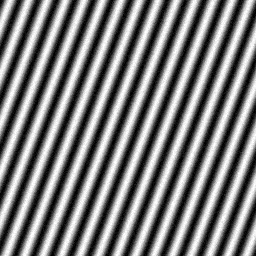
#> input picture data/images/fringe_000.png, 256 x 256 px; its folder holds only this picture in this run
$ python visibility.py
#> lines starting #> are read from the running program, lines starting #| are printed output that depends on the picture; long printed decimals are rounded
#> in process_fringe_images, img is the input picture: shape (256, 256); min 0, max 255, mean 127.5
"""
Fringe visibility and phase computation module.
Analyzes fringe pattern images to extract visibility (contrast)
and phase information for each baseline.
"""

import os
import glob
import numpy as np
import cv2
import pandas as pd
import matplotlib.pyplot as plt

DATA_DIR = os.path.join(os.path.dirname(__file__), "..", "data")
IMAGES_DIR = os.path.join(DATA_DIR, "images")
OUTPUT_CSV = os.path.join(DATA_DIR, "visibility.csv")
OUTPUT_PLOT_DIR = os.path.join(DATA_DIR, "plots")


def compute_visibility(image):
    """
    Compute fringe visibility and phase from a fringe image.

    Visibility = (I_max - I_min) / (I_max + I_min)
    Phase is estimated via FFT peak detection along dominant frequency.
    """
    img = image.astype(np.float64)

    # Visibility from intensity statistics
    i_max = np.percentile(img, 99)
#> i_max = 255
    i_min = np.percentile(img, 1)
#> i_min = 0
    if (i_max + i_min) > 0:
        visibility = (i_max - i_min) / (i_max + i_min)
#> visibility = 1
    else:
        visibility = 0.0

    # Phase and spatial frequency from 2D FFT
    fft2 = np.fft.fft2(img)
    fft_shifted = np.fft.fftshift(fft2)
    magnitude = np.abs(fft_shifted)

    cy, cx = magnitude.shape[0] // 2, magnitude.shape[1] // 2
#> cy = 128; cx = 128
    # Zero out DC component
    magnitude[cy-2:cy+3, cx-2:cx+3] = 0
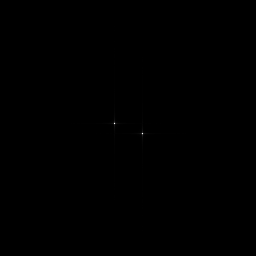
#> magnitude: shape (256, 256) float64; min 0, max 3515036.3, mean 2504; drawn with min black and max white

    peak_idx = np.unravel_index(np.argmax(magnitude), magnitude.shape)
#> peak_idx = (133, 142)
    freq_y = (peak_idx[0] - cy) / magnitude.shape[0]
#> freq_y = 0.0195
    freq_x = (peak_idx[1] - cx) / magnitude.shape[1]
#> freq_x = 0.0547
    spatial_freq = np.sqrt(freq_x**2 + freq_y**2)
#> spatial_freq = 0.0581
    angle = np.arctan2(freq_y, freq_x)
#> angle = 0.343

    phase = np.angle(fft_shifted[peak_idx[0], peak_idx[1]])
#> phase = -3

    return {
        "visibility": round(float(visibility), 4),
        "phase_rad": round(float(phase), 4),
        "spatial_freq": round(float(spatial_freq), 6),
        "fringe_angle_deg": round(float(np.degrees(angle)), 2),
    }


def process_fringe_images():
    """Process all fringe images and return a DataFrame of measurements."""
    os.makedirs(OUTPUT_PLOT_DIR, exist_ok=True)
    fringe_files = sorted(glob.glob(os.path.join(IMAGES_DIR, "fringe_*.png")))
    if not fringe_files:
        print("No fringe images found. Run synthetic_data.py first.")
        return pd.DataFrame()

    results = []
    for fpath in fringe_files:
        fname = os.path.basename(fpath)
        img = cv2.imread(fpath, cv2.IMREAD_GRAYSCALE)
        if img is None:
            continue
        meas = compute_visibility(img)
#> meas = {'visibility': 1, 'phase_rad': -3, 'spatial_freq': 0.0581, 'fringe_angle_deg': 19.65}
        meas["file"] = fname
        results.append(meas)
        print(f"  {fname}: V={meas['visibility']:.3f}, phase={meas['phase_rad']:.3f} rad")
#|   fringe_000.png: V=1.000, phase=-3.000 rad

    df = pd.DataFrame(results)
#> df = table of 1 rows and 5 columns
    if not df.empty:
        df.to_csv(OUTPUT_CSV, index=False)
        print(f"Visibility data saved to {OUTPUT_CSV}")

        # Plot visibility vs spatial frequency
        fig, axes = plt.subplots(1, 2, figsize=(10, 4))
        axes[0].bar(range(len(df)), df["visibility"], color="steelblue")
        axes[0].set_xlabel("Baseline index")
        axes[0].set_ylabel("Visibility")
        axes[0].set_title("Fringe Visibility per Baseline")

        axes[1].scatter(df["spatial_freq"], df["visibility"], c=df["phase_rad"], cmap="hsv", s=60)
        axes[1].set_xlabel("Spatial Frequency")
        axes[1].set_ylabel("Visibility")
        axes[1].set_title("Visibility vs Frequency (color=phase)")
        plt.colorbar(axes[1].collections[0], ax=axes[1], label="Phase (rad)")

        fig.tight_layout()
        plot_path = os.path.join(OUTPUT_PLOT_DIR, "visibility_summary.png")
        fig.savefig(plot_path, dpi=120, bbox_inches="tight")
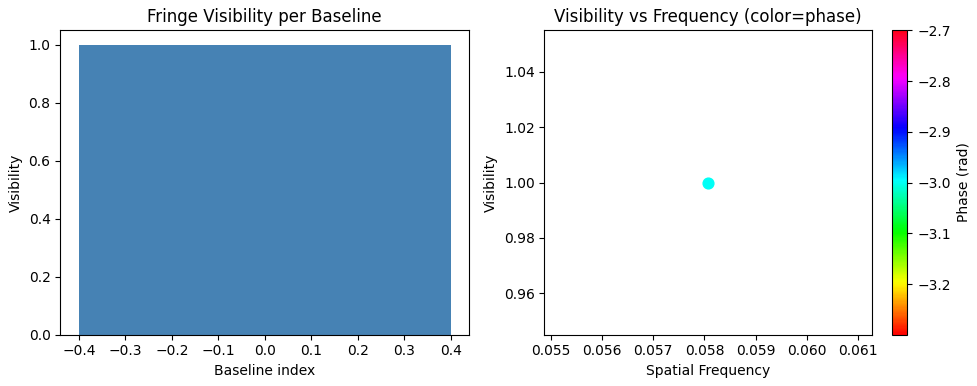
#> figure drawn by matplotlib, 3 panels
        plt.close(fig)
        print(f"Summary plot saved to {plot_path}")

    return df


def main():
    print("=== Fringe Visibility & Phase ===")
    df = process_fringe_images()
#> df = table of 1 rows and 5 columns
    if not df.empty:
        print(f"\nSummary:\n{df[['visibility', 'phase_rad', 'spatial_freq']].describe()}")
#| Summary:
#|        visibility  phase_rad  spatial_freq
#| count         1.0     1.0000      1.000
#| mean          1.0    -2.9999      0.05807
#| std           NaN        NaN           NaN
#| min           1.0    -2.9999      0.05807
#| 25%           1.0    -2.9999      0.05807
#| 50%           1.0    -2.9999      0.05807
#| 75%           1.0    -2.9999      0.05807
#| max           1.0    -2.9999      0.05807


if __name__ == "__main__":
    main()

$ run again, on data/images/fringe_004.png
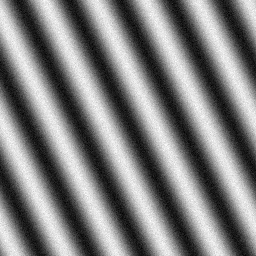
#> input picture data/images/fringe_004.png, 256 x 256 px
#> in process_fringe_images, img is the input picture: shape (256, 256); min 0, max 255, mean 127.6
#> i_max = 241
#> i_min = 14
#> visibility = 0.89
#> peak_idx = (126, 133)
#> freq_y = -0.00781
#> freq_x = 0.0195
#> spatial_freq = 0.021
#> angle = -0.381
#> phase = -0.418
#> meas = {'visibility': 0.89, 'phase_rad': -0.418, 'spatial_freq': 0.021, 'fringe_angle_deg': -21.8}
#|   fringe_004.png: V=0.890, phase=-0.418 rad
#> in process_fringe_images, `df = pd.DataFrame(results)`: df = table of 1 rows and 5 columns
#> in process_fringe_images, `fig.savefig(plot_path, dpi=120, bbox_inches="tight")`:
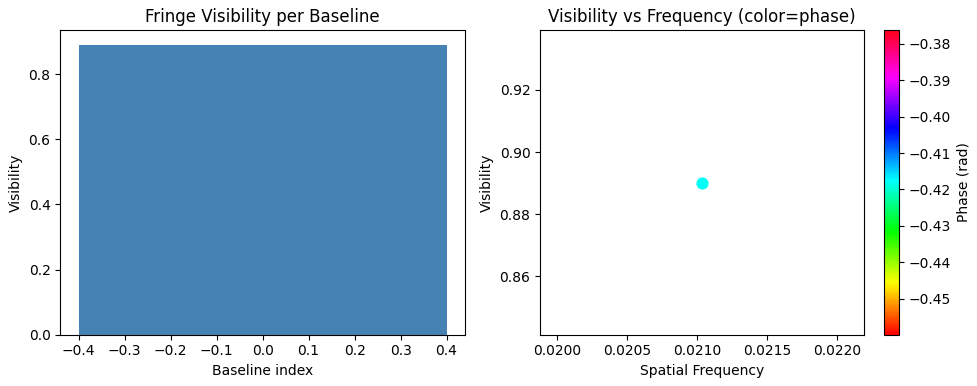
#> figure drawn by matplotlib, 3 panels
#| Summary:
#|        visibility  phase_rad  spatial_freq
#| count      1.0000     1.0000      1.000
#| mean       0.8902    -0.4181      0.02104
#| std           NaN        NaN           NaN
#| min        0.8902    -0.4181      0.02104
#> (further printed lines are left out)

$ run again, on data/images/fringe_005.png
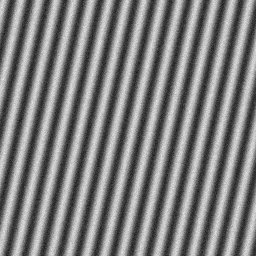
#> input picture data/images/fringe_005.png, 256 x 256 px
#> in process_fringe_images, img is the input picture: shape (256, 256); min 22, max 236, mean 127.6
#> i_max = 217
#> i_min = 38
#> visibility = 0.702
#> peak_idx = (125, 113)
#> freq_y = -0.0117
#> freq_x = -0.0586
#> spatial_freq = 0.0598
#> angle = -2.94
#> phase = 1.59
#> meas = {'visibility': 0.702, 'phase_rad': 1.59, 'spatial_freq': 0.0598, 'fringe_angle_deg': -168.7}
#|   fringe_005.png: V=0.702, phase=1.593 rad
#> in process_fringe_images, `df = pd.DataFrame(results)`: df = table of 1 rows and 5 columns
#> in process_fringe_images, `fig.savefig(plot_path, dpi=120, bbox_inches="tight")`:
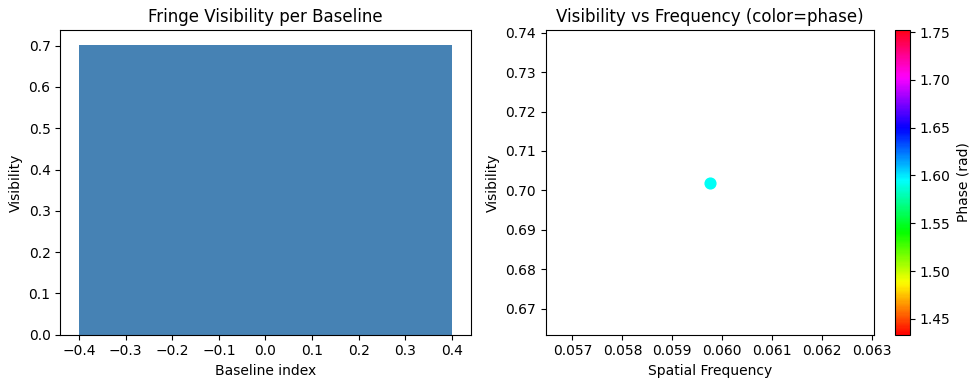
#> figure drawn by matplotlib, 3 panels
#| Summary:
#|        visibility  phase_rad  spatial_freq
#| count       1.000     1.0000      1.000
#| mean        0.702     1.5926      0.05975
#| std           NaN        NaN           NaN
#| min         0.702     1.5926      0.05975
#> (further printed lines are left out)

$ run again, on data/images/fringe_006.png
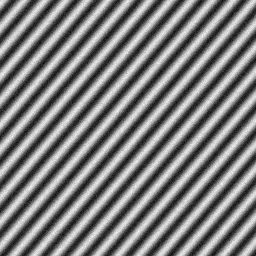
#> input picture data/images/fringe_006.png, 256 x 256 px
#> in process_fringe_images, img is the input picture: shape (256, 256); min 7, max 255, mean 127.4
#> i_max = 232
#> i_min = 23
#> visibility = 0.82
#> peak_idx = (117, 116)
#> freq_y = -0.043
#> freq_x = -0.0469
#> spatial_freq = 0.0636
#> angle = -2.4
#> phase = 1.45
#> meas = {'visibility': 0.82, 'phase_rad': 1.45, 'spatial_freq': 0.0636, 'fringe_angle_deg': -137.5}
#|   fringe_006.png: V=0.820, phase=1.450 rad
#> in process_fringe_images, `df = pd.DataFrame(results)`: df = table of 1 rows and 5 columns
#> in process_fringe_images, `fig.savefig(plot_path, dpi=120, bbox_inches="tight")`:
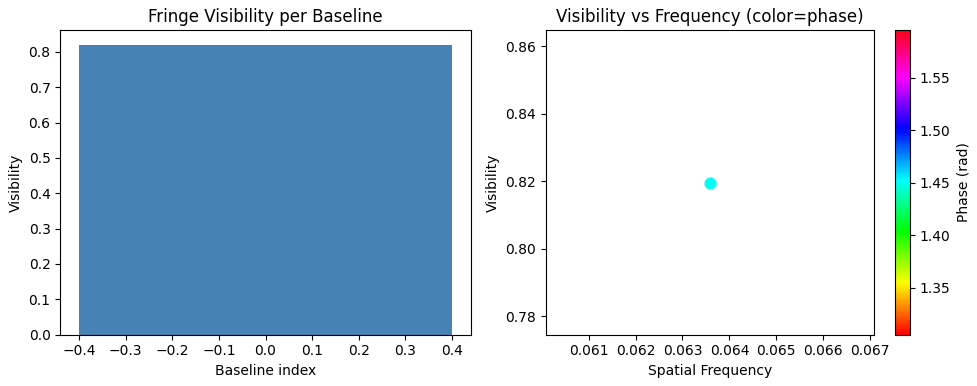
#> figure drawn by matplotlib, 3 panels
#| Summary:
#|        visibility  phase_rad  spatial_freq
#| count      1.0000     1.0000      1.000
#| mean       0.8196     1.4502      0.06359
#| std           NaN        NaN           NaN
#| min        0.8196     1.4502      0.06359
#> (further printed lines are left out)

$ run again, on data/images/fringe_001.png
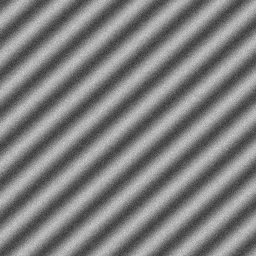
#> input picture data/images/fringe_001.png, 256 x 256 px
#> in process_fringe_images, img is the input picture: shape (256, 256); min 44, max 213, mean 127.5
#> i_max = 193.7
#> i_min = 61
#> visibility = 0.521
#> peak_idx = (121, 122)
#> freq_y = -0.0273
#> freq_x = -0.0234
#> spatial_freq = 0.036
#> angle = -2.28
#> phase = 1.85
#> meas = {'visibility': 0.521, 'phase_rad': 1.85, 'spatial_freq': 0.036, 'fringe_angle_deg': -130.6}
#|   fringe_001.png: V=0.521, phase=1.851 rad
#> in process_fringe_images, `df = pd.DataFrame(results)`: df = table of 1 rows and 5 columns
#> in process_fringe_images, `fig.savefig(plot_path, dpi=120, bbox_inches="tight")`:
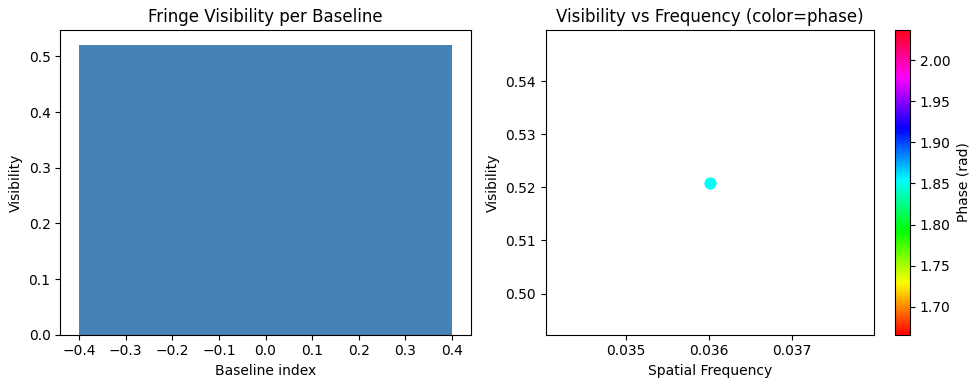
#> figure drawn by matplotlib, 3 panels
#| Summary:
#|        visibility  phase_rad  spatial_freq
#| count      1.0000     1.0000      1.000
#| mean       0.5209     1.8511      0.03601
#| std           NaN        NaN           NaN
#| min        0.5209     1.8511      0.03601
#> (further printed lines are left out)
